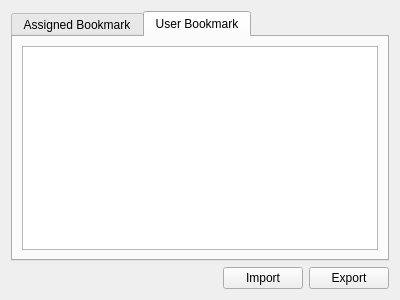
<?xml version="1.0" encoding="UTF-8"?>
<ui version="4.0">
 <class>ZFlyEmBookmarkWidget</class>
 <widget class="QWidget" name="ZFlyEmBookmarkWidget">
  <property name="geometry">
   <rect>
    <x>0</x>
    <y>0</y>
    <width>400</width>
    <height>300</height>
   </rect>
  </property>
  <property name="windowTitle">
   <string>Form</string>
  </property>
  <layout class="QVBoxLayout" name="verticalLayout">
   <item>
    <widget class="QTabWidget" name="bookmarkTab">
     <property name="focusPolicy">
      <enum>Qt::NoFocus</enum>
     </property>
     <property name="tabShape">
      <enum>QTabWidget::Rounded</enum>
     </property>
     <property name="currentIndex">
      <number>1</number>
     </property>
     <property name="elideMode">
      <enum>Qt::ElideRight</enum>
     </property>
     <widget class="QWidget" name="assignedBookmarkTab">
      <attribute name="title">
       <string>Assigned Bookmark</string>
      </attribute>
      <layout class="QVBoxLayout" name="verticalLayout_2">
       <item>
        <widget class="ZFlyEmBookmarkView" name="assignedBookmarkView">
         <property name="focusPolicy">
          <enum>Qt::NoFocus</enum>
         </property>
        </widget>
       </item>
      </layout>
     </widget>
     <widget class="QWidget" name="userBookmarkTab">
      <attribute name="title">
       <string>User Bookmark</string>
      </attribute>
      <layout class="QVBoxLayout" name="verticalLayout_3">
       <item>
        <widget class="ZFlyEmBookmarkView" name="userBookmarkView">
         <property name="focusPolicy">
          <enum>Qt::NoFocus</enum>
         </property>
        </widget>
       </item>
      </layout>
     </widget>
    </widget>
   </item>
   <item>
    <layout class="QHBoxLayout" name="horizontalLayout">
     <item>
      <widget class="ZFlyEmBookmarkFilter" name="bookmarkFilter" native="true">
       <property name="sizePolicy">
        <sizepolicy hsizetype="MinimumExpanding" vsizetype="Preferred">
         <horstretch>0</horstretch>
         <verstretch>0</verstretch>
        </sizepolicy>
       </property>
      </widget>
     </item>
     <item>
      <widget class="QPushButton" name="importPushButton">
       <property name="text">
        <string>Import</string>
       </property>
      </widget>
     </item>
     <item>
      <widget class="QPushButton" name="exportPushButton">
       <property name="text">
        <string>Export</string>
       </property>
      </widget>
     </item>
    </layout>
   </item>
  </layout>
 </widget>
 <customwidgets>
  <customwidget>
   <class>ZFlyEmBookmarkView</class>
   <extends>QTableView</extends>
   <header location="global">flyem/widgets/zflyembookmarkview.h</header>
  </customwidget>
  <customwidget>
   <class>ZFlyEmBookmarkFilter</class>
   <extends>QWidget</extends>
   <header location="global">flyem/zflyembookmarkfilter.h</header>
   <container>1</container>
  </customwidget>
 </customwidgets>
 <resources/>
 <connections/>
</ui>
